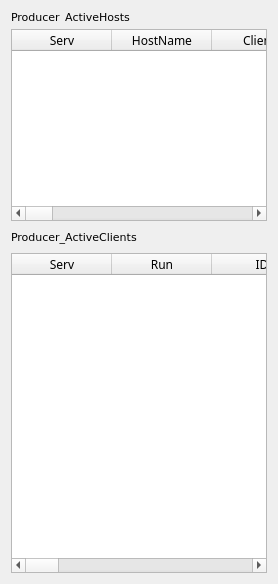
      <widget class="QWidget" name="tab">
       <attribute name="title">
        <string>Producer processes</string>
       </attribute>
       <layout class="QGridLayout" name="gridLayout_3">
        <item row="0" column="0">
         <widget class="QLabel" name="label">
          <property name="sizePolicy">
           <sizepolicy hsizetype="Preferred" vsizetype="Fixed">
            <horstretch>0</horstretch>
            <verstretch>0</verstretch>
           </sizepolicy>
          </property>
          <property name="minimumSize">
           <size>
            <width>0</width>
            <height>12</height>
           </size>
          </property>
          <property name="maximumSize">
           <size>
            <width>16777215</width>
            <height>12</height>
           </size>
          </property>
          <property name="font">
           <font>
            <family>DejaVu LGC Sans</family>
            <pointsize>8</pointsize>
           </font>
          </property>
          <property name="text">
           <string>Producer_ActiveHosts</string>
          </property>
         </widget>
        </item>
        <item row="1" column="0">
         <widget class="QTableWidget" name="qtwActiveHosts">
          <property name="sizePolicy">
           <sizepolicy hsizetype="Preferred" vsizetype="Expanding">
            <horstretch>0</horstretch>
            <verstretch>0</verstretch>
           </sizepolicy>
          </property>
          <property name="minimumSize">
           <size>
            <width>0</width>
            <height>0</height>
           </size>
          </property>
          <property name="maximumSize">
           <size>
            <width>16777215</width>
            <height>280</height>
           </size>
          </property>
          <property name="font">
           <font>
            <family>DejaVu LGC Serif Condensed</family>
            <pointsize>9</pointsize>
           </font>
          </property>
          <property name="frameShadow">
           <enum>QFrame::Raised</enum>
          </property>
          <property name="showGrid">
           <bool>false</bool>
          </property>
          <property name="gridStyle">
           <enum>Qt::SolidLine</enum>
          </property>
          <column>
           <property name="text">
            <string>Serv</string>
           </property>
          </column>
          <column>
           <property name="text">
            <string>HostName</string>
           </property>
          </column>
          <column>
           <property name="text">
            <string>Clients</string>
           </property>
          </column>
          <column>
           <property name="text">
            <string>RunningPr</string>
           </property>
          </column>
          <column>
           <property name="text">
            <string>AllowedPr</string>
           </property>
          </column>
          <column>
           <property name="text">
            <string>Clock</string>
           </property>
          </column>
          <column>
           <property name="text">
            <string>CliProcessed</string>
           </property>
          </column>
          <column>
           <property name="text">
            <string>CliFailed</string>
           </property>
          </column>
          <column>
           <property name="text">
            <string>NTuples</string>
           </property>
          </column>
          <column>
           <property name="text">
            <string>EventTags</string>
           </property>
          </column>
          <column>
           <property name="text">
            <string>Events</string>
           </property>
          </column>
          <column>
           <property name="text">
            <string>%ofTotal</string>
           </property>
          </column>
          <column>
           <property name="text">
            <string>Warnings</string>
           </property>
          </column>
          <column>
           <property name="text">
            <string>Errors</string>
           </property>
          </column>
          <column>
           <property name="text">
            <string>CPU/Event</string>
           </property>
          </column>
          <column>
           <property name="text">
            <string>Efficiency</string>
           </property>
          </column>
          <column>
           <property name="text">
            <string>Status</string>
           </property>
          </column>
         </widget>
        </item>
        <item row="2" column="0">
         <widget class="QLabel" name="label_2">
          <property name="sizePolicy">
           <sizepolicy hsizetype="Preferred" vsizetype="Fixed">
            <horstretch>0</horstretch>
            <verstretch>0</verstretch>
           </sizepolicy>
          </property>
          <property name="minimumSize">
           <size>
            <width>0</width>
            <height>20</height>
           </size>
          </property>
          <property name="maximumSize">
           <size>
            <width>16777215</width>
            <height>20</height>
           </size>
          </property>
          <property name="font">
           <font>
            <family>DejaVu LGC Sans</family>
            <pointsize>8</pointsize>
           </font>
          </property>
          <property name="text">
           <string>Producer_ActiveClients</string>
          </property>
         </widget>
        </item>
        <item row="3" column="0">
         <widget class="QTableWidget" name="qtwActiveClients">
          <property name="sizePolicy">
           <sizepolicy hsizetype="Preferred" vsizetype="Expanding">
            <horstretch>0</horstretch>
            <verstretch>0</verstretch>
           </sizepolicy>
          </property>
          <property name="minimumSize">
           <size>
            <width>0</width>
            <height>320</height>
           </size>
          </property>
          <property name="font">
           <font>
            <family>DejaVu LGC Serif Condensed</family>
            <pointsize>9</pointsize>
           </font>
          </property>
          <property name="frameShadow">
           <enum>QFrame::Plain</enum>
          </property>
          <property name="showGrid">
           <bool>false</bool>
          </property>
          <property name="gridStyle">
           <enum>Qt::SolidLine</enum>
          </property>
          <column>
           <property name="text">
            <string>Serv</string>
           </property>
          </column>
          <column>
           <property name="text">
            <string>Run</string>
           </property>
          </column>
          <column>
           <property name="text">
            <string>ID</string>
           </property>
          </column>
          <column>
           <property name="text">
            <string>HostName</string>
           </property>
          </column>
          <column>
           <property name="text">
            <string>Mips</string>
           </property>
          </column>
          <column>
           <property name="text">
            <string>Threads</string>
           </property>
          </column>
          <column>
           <property name="text">
            <string>ProcessID</string>
           </property>
          </column>
          <column>
           <property name="text">
            <string>StartTime</string>
           </property>
          </column>
          <column>
           <property name="text">
            <string>LastUpdate</string>
           </property>
          </column>
          <column>
           <property name="text">
            <string>TimeOut</string>
           </property>
          </column>
          <column>
           <property name="text">
            <string>EvLeft</string>
           </property>
          </column>
          <column>
           <property name="text">
            <string>FinishIn</string>
           </property>
          </column>
          <column>
           <property name="text">
            <string>Status</string>
           </property>
          </column>
          <column>
           <property name="text">
            <string>FileName</string>
           </property>
          </column>
         </widget>
        </item>
       </layout>
      </widget>
